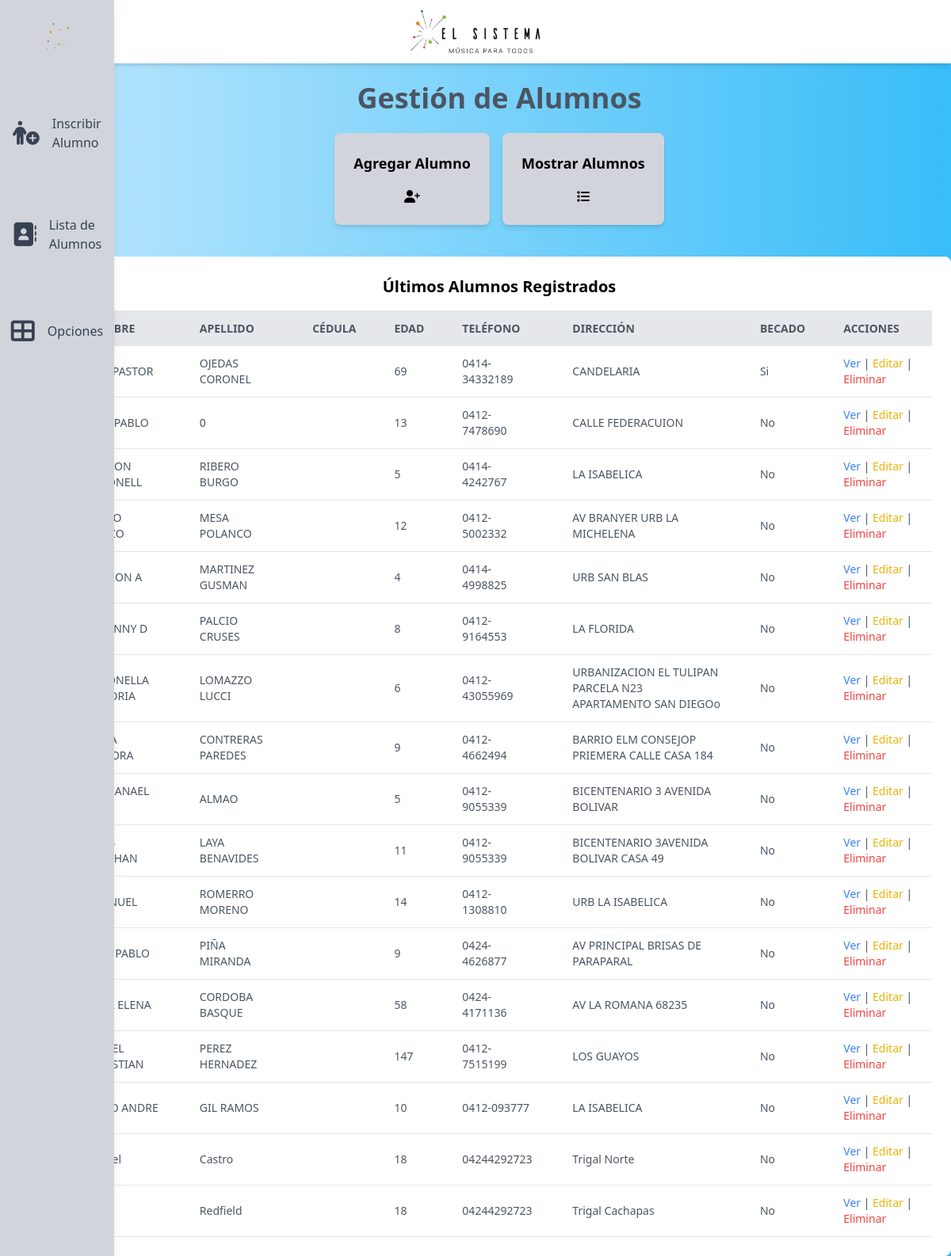
The page / on the database its author committed.
### matricula/models.py (models this page shows)
class Alumno(models.Model):
    nombre = models.CharField(max_length=128)
    apellido = models.CharField(max_length=128)
    cedula = models.CharField(max_length=32, null=True)
    edad = models.IntegerField()
    turno = models.ForeignKey(Turno, blank=True, on_delete=models.DO_NOTHING, null=True)
    instrumentos = models.ManyToManyField(Instrumento, blank=True)
    sexo = models.CharField(max_length=32, choices=(
        ('Masculino', 'masculino'),
        ('Femenino', 'femenino'),
        ('Otro', 'otro'),
    ))
    telefono = models.CharField(max_length=128)
    fecha_nacimiento = models.DateField(max_length=128, null=True, blank=True)
    direccion = models.CharField(max_length=256)
    nivel_estudiantil = models.ForeignKey(NivelEstudiantil, blank=True, null=True, on_delete=models.DO_NOTHING)
    nivel_ts = models.ForeignKey(NivelTS, blank=True, on_delete=models.DO_NOTHING, null=True)
    representantes = models.ManyToManyField(Representante, blank=True)
    alergias = models.ManyToManyField(Alergia, blank=True)
    tratamientos = models.ManyToManyField(Tratamiento, blank=True)
    programa = models.ForeignKey(Programa, on_delete=models.DO_NOTHING, blank=True, null=True)
    quien_retiras = models.ManyToManyField(QuienRetira, blank=True)

### matricula/views.py (the view)
# urls.py: path('', inicio, name='inicio'),
def inicio(request):
    alumnos = Alumno.objects.all()
    return render(request, 'administrador/home.html', {'title': 'Inicio', 'alumnos':alumnos})

### matricula/helpers.py (called while the page is built)
    def to_url(self, value):
        return str(value) if value is not None else ''

### matricula/templates/administrador/home.html (shortened to what this page needs)
{% extends "administrador/layout.html" %}
{% load static %}
{% block body %}
    <div class="text-center">
        <div class="text-center mb-6">
            <h2 class="text-4xl font-bold text-gray-600 pt-3">Gestión de Alumnos</h2>
        </div>
        <div class="flex flex-row justify-center space-x-4 mb-10 ">
            <div class="bg-gray-300 shadow-md rounded-lg p-6 text-center">
                <h3 class="text-lg font-semibold mb-4">
                    <a href="#" id="activate-form"class=" text-black font-bold hover:text-green-800">Agregar Alumno</a>
                </h3>
                <i class="fa-solid fa-user-plus"></i>
            </div>
            <div class="bg-gray-300 shadow-md rounded-lg p-6 text-center">
                <h3 class="text-lg font-semibold mb-4">
                    <a href="{% url 'alumnos' %}" class="text-black font-bold hover:text-green-800">Mostrar Alumnos</a>
                </h3>
                <i class="fa-solid fa-list"></i>
            </div>
        </div>
        <div class="bg-white shadow-md rounded-lg p-6">
            <h3 class="text-xl font-semibold mb-4">Últimos Alumnos Registrados</h3>
            <div class="overflow-x-auto">
                <table class="min-w-full table-auto" id="tablita">
                    <thead>
                        <tr class="bg-gray-200 text-gray-600 uppercase text-sm leading-normal">
                            <th class="py-3 px-6 text-left">Nombre</th>
                            <th class="py-3 px-6 text-left">Apellido</th>
                            <th class="py-3 px-6 text-left">Cédula</th>
                            <th class="py-3 px-6 text-left">Edad</th>
                            <th class="py-3 px-6 text-left">Teléfono</th>
                            <th class="py-3 px-6 text-left">Dirección</th>
                            <th class="py-3 px-6 text-left">Becado</th>
                            <th class="py-3 px-6 text-left">Acciones</th>
                        </tr>
                    </thead>
                    <tbody class="text-gray-600 text-sm font-light">
                        {% for alumno in alumnos %}
                            <tr class="border-b border-gray-200 hover:bg-sky-100" onclick="goToURL('alumnos/{{ alumno.id }}');">
                                    <td class="py-3 px-6 text-left">{{ alumno.nombre }}</td>
                                    <td class="py-3 px-6 text-left">{{ alumno.apellido }}</td>
                                    <td class="py-3 px-6 text-left">{% if field.value %}{{ field.value }}{% endif %}</td>
                                    <td class="py-3 px-6 text-left">{{ alumno.edad }}</td>
                                    <td class="py-3 px-6 text-left">{{ alumno.telefono }}</td>
                                    <td class="py-3 px-6 text-left">{{ alumno.direccion }}</td>
                                    <td class="py-3 px-6 text-left">
                                        {% if alumno.becado_set.all.count > 0 %}
                                            Si
                                        {% else %}
                                            No
                                        {% endif %}
                                    </td>
                                    <td class="py-3 px-6 text-left">
                                        <a href="{% url 'alumnos' alumno.id %}" class="text-blue-500 hover:underline">Ver</a> |
                                        <a href="#" class="text-yellow-500 hover:underline">Editar</a> |
                                        <a href="#" class="text-red-500 hover:underline">Eliminar</a>
                                    </td>
                            </tr>
                        {% empty %}
                        <tr>
                            <td colspan="8" class="py-3 px-6 text-center">No hay alumnos registrados.</td>
                        </tr>
                        {% endfor %}
                    </tbody>
                </table>
            </div>
        </div>
    </div>
{% endblock %}

### rows shown on the page
Alumno: nombre "JOSE PASTOR", apellido "OJEDAS CORONEL", edad "69", telefono "0414-34332189", direccion "CANDELARIA", shows "Si"
Alumno: nombre "IVAN PABLO", apellido "0", edad "13", telefono "0412-7478690", direccion "CALLE FEDERACUION", shows "No"
Alumno: nombre "ALLISON ANTONELL", apellido "RIBERO BURGO", edad "5", telefono "0414-4242767", direccion "LA ISABELICA", shows "No"
Alumno: nombre "PAOLO VICEZO", apellido "MESA POLANCO", edad "12", telefono "0412-5002332", direccion "AV BRANYER URB LA MICHELENA", shows "No"
Alumno: nombre "HAARON A", apellido "MARTINEZ GUSMAN", edad "4", telefono "0414-4998825", direccion "URB SAN BLAS", shows "No"
Alumno: nombre "YOVANNY D", apellido "PALCIO CRUSES", edad "8", telefono "0412-9164553", direccion "LA FLORIDA", shows "No"
Alumno: nombre "ANTONELLA VICTORIA", apellido "LOMAZZO LUCCI", edad "6", telefono "0412-43055969", direccion "URBANIZACION EL TULIPAN PARCELA N23 APARTAMENTO SAN DIEGOo", shows "No"
Alumno: nombre "SOFIA PASTORA", apellido "CONTRERAS PAREDES", edad "9", telefono "0412-4662494", direccion "BARRIO ELM CONSEJOP PRIEMERA CALLE CASA 184", shows "No"
Alumno: nombre "NATHANAEL ABEL", apellido "ALMAO", edad "5", telefono "0412-9055339", direccion "BICENTENARIO 3 AVENIDA BOLIVAR", shows "No"
Alumno: nombre "JESUS ABRAHAN", apellido "LAYA BENAVIDES", edad "11", telefono "0412-9055339", direccion "BICENTENARIO 3AVENIDA BOLIVAR CASA 49", shows "No"
Alumno: nombre "EMANUEL", apellido "ROMERRO MORENO", edad "14", telefono "0412-1308810", direccion "URB LA ISABELICA", shows "No"
Alumno: nombre "JUAN PABLO", apellido "PIÑA MIRANDA", edad "9", telefono "0424-4626877", direccion "AV PRINCIPAL BRISAS DE PARAPARAL", shows "No"
Alumno: nombre "ELIVA ELENA", apellido "CORDOBA BASQUE", edad "58", telefono "0424-4171136", direccion "AV LA ROMANA 68235", shows "No"
Alumno: nombre "RAFAEL SEBASTIAN", apellido "PEREZ HERNADEZ", edad "147", telefono "0412-7515199", direccion "LOS GUAYOS", shows "No"
Alumno: nombre "HUGO ANDRE", apellido "GIL RAMOS", edad "10", telefono "0412-093777", direccion "LA ISABELICA", shows "No"
Alumno: nombre "Miguel", apellido "Castro", edad "18", telefono "04244292723", direccion "Trigal Norte"
Alumno: apellido "Redfield", edad "18", telefono "04244292723", direccion "Trigal Cachapas", shows "No"
